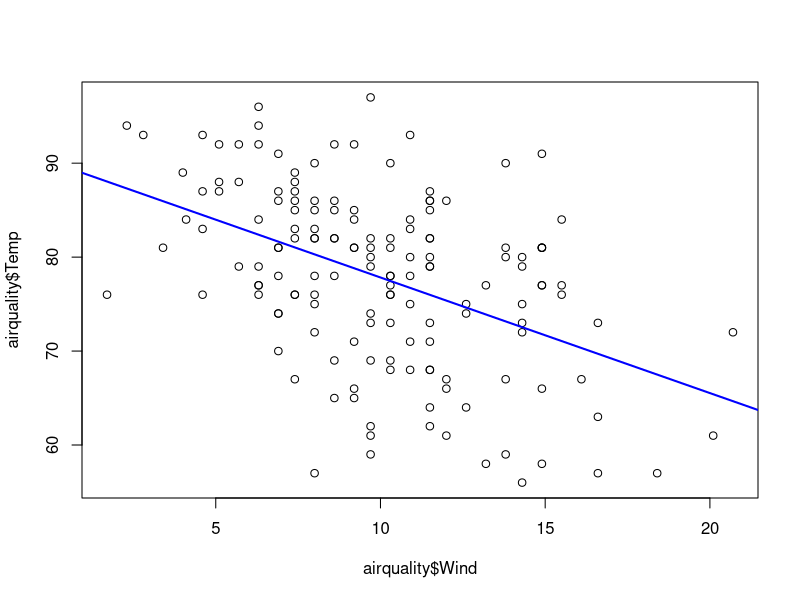
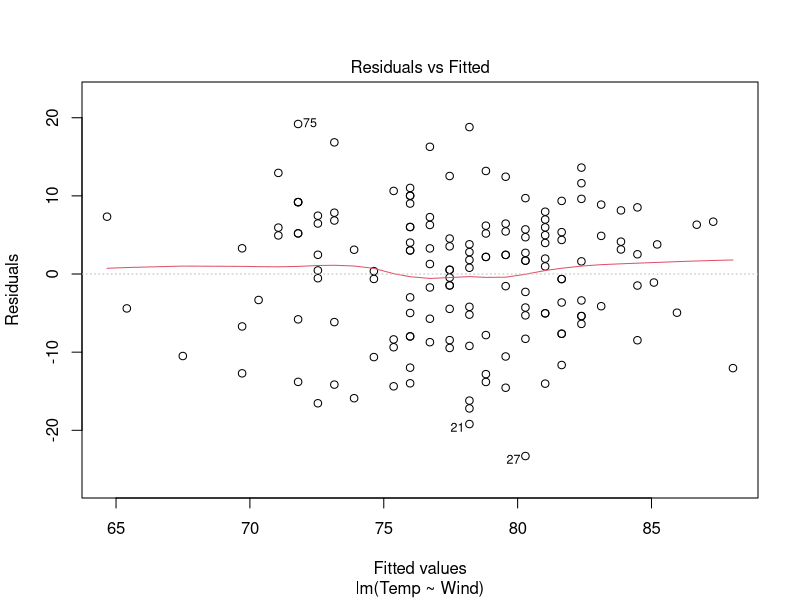

Write the R code that produced these figures, in order.
data("airquality")
View(airquality)
summary(airquality)
str(airquality)
is.na(airquality)

#  Find the line of regression.
lm(Temp ~ Wind, data=airquality)
lm(formula=Temp~Wind, data=airquality)
#  y = b0 + b1 X = 90.13 -1.23 X

# Use this equation to predict the temp. on a day when the observed wind speed is 8 mph.

plot(airquality$Wind,airquality$Temp)
abline(lm(Temp ~ Wind, data=airquality), col= "blue", lwd=2)

90.13 -1.23 *8

# Determine the residual of the observation in this set with a wind
# speed of 8 mph and a tenp. of 72 fahrenheit.

72-80.29   # Actual value - predicted value

model = lm(Temp ~ Wind, data=airquality)
summary(model)

plot(model,1)
###############################################
df=data.frame(airquality)
summary(df)
